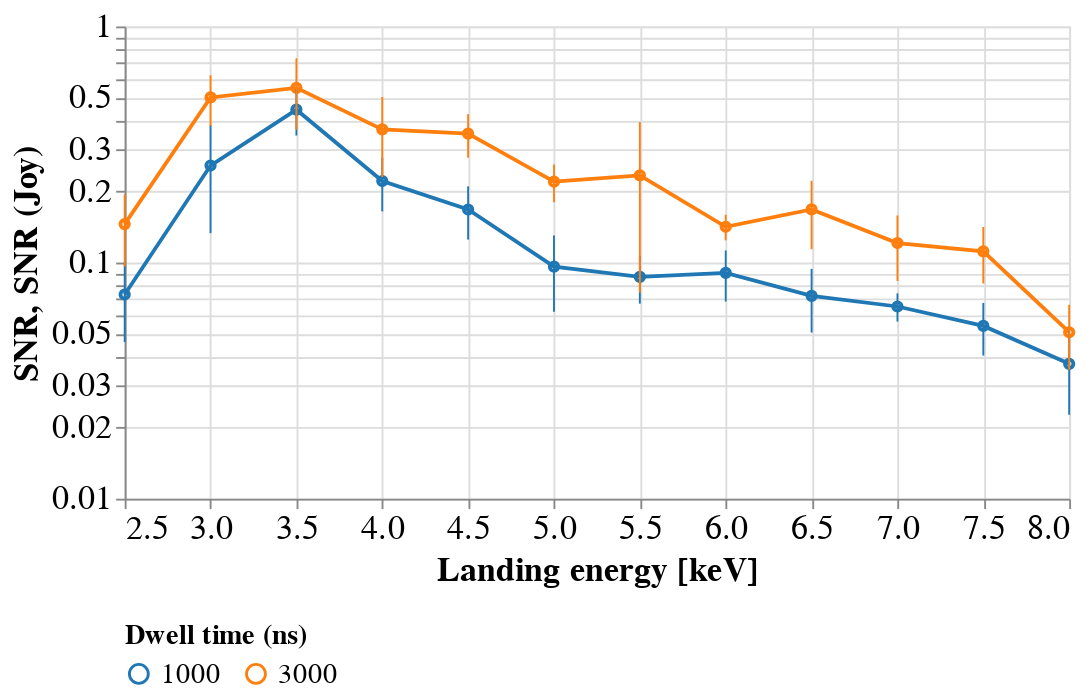

This figure's notebook cell:
### Markdown cell above
## SNR (Joy 2002)

### Code cell
# Data source for plot
df_filtered = df_snr.loc[df_snr['Dwell time (ns)'] > 500]
source = df_filtered.loc[df_filtered['SNR (Joy)'] > 0.001].copy()
# source = df_snr.copy()
scheme = 'category10'

chart = alt.Chart().encode(
    x=alt.X('kV:Q',
            axis=alt.Axis(tickMinStep=0.5,
                          title='Landing energy [keV]')),
    y=alt.Y('SNR (Joy)',
            title='SNR',
            aggregate='mean',
            scale=alt.Scale(domain=[0.01, 1], 
                            type='log')),
    color=alt.Color('Dwell time (ns):N',
                    scale=alt.Scale(scheme=scheme))
).properties(width=500,
             height=250)

chart = (chart.mark_line() +\
         chart.mark_point(size=20))

error_bars = alt.Chart().mark_errorbar(extent='stdev').encode(
    x=alt.X('kV:Q'),
    y=alt.Y('SNR (Joy):Q'),
    color=alt.Color('Dwell time (ns):N',
                    scale=alt.Scale(scheme=scheme))
)

alt.layer(chart, error_bars, data=source).configure_axis(
    labelFontSize=18,
    titleFontSize=18,
    
).configure_legend(
    titleFontSize=15,
    labelFontSize=15,
    orient='bottom'
)

### Figure 1 — Vega-Lite specification as saved in the notebook (floating-point values rounded to 4 significant figures)
{"config": {"view": {"continuousWidth": 400, "continuousHeight": 300}, "axis": {"labelFontSize": 18, "titleFontSize": 18}, "legend": {"labelFontSize": 15, "orient": "bottom", "titleFontSize": 15}}, "layer": [{"layer": [{"mark": "line", "encoding": {"color": {"type": "nominal", "field": "Dwell time (ns)", "scale": {"scheme": "category10"}}, "x": {"type": "quantitative", "axis": {"tickMinStep": 0.5, "title": "Landing energy [keV]"}, "field": "kV"}, "y": {"type": "quantitative", "aggregate": "mean", "field": "SNR (Joy)", "scale": {"domain": [0.01, 1], "type": "log"}, "title": "SNR"}}, "height": 250, "width": 500}, {"mark": {"type": "point", "size": 20}, "encoding": {"color": {"type": "nominal", "field": "Dwell time (ns)", "scale": {"scheme": "category10"}}, "x": {"type": "quantitative", "axis": {"tickMinStep": 0.5, "title": "Landing energy [keV]"}, "field": "kV"}, "y": {"type": "quantitative", "aggregate": "mean", "field": "SNR (Joy)", "scale": {"domain": [0.01, 1], "type": "log"}, "title": "SNR"}}, "height": 250, "width": 500}]}, {"mark": {"type": "errorbar", "extent": "stdev"}, "encoding": {"color": {"type": "nominal", "field": "Dwell time (ns)", "scale": {"scheme": "category10"}}, "x": {"type": "quantitative", "field": "kV"}, "y": {"type": "quantitative", "field": "SNR (Joy)"}}}], "data": {"name": "data-9095f2a9a499b4f3f693e60ba8462df5"}, "$schema": "https://vega.github.io/schema/vega-lite/v4.8.1.json", "datasets": {"data-9095f2a9a499b4f3f693e60ba8462df5": [{"kV": "2.5", "Dwell time (ns)": 1000, "SSNR": 0.1748, "SNR (Joy)": 0.0554, "Title": "SNR as a function of landing energy and dwell time"}, {"kV": "2.5", "Dwell time (ns)": 1000, "SSNR": 0.2079, "SNR (Joy)": 0.08687, "Title": "SNR as a function of landing energy and dwell time"}, {"kV": "2.5", "Dwell time (ns)": 1000, "SSNR": 0.2609, "SNR (Joy)": 0.09908, "Title": "SNR as a function of landing energy and dwell time"}, {"kV": "2.5", "Dwell time (ns)": 1000, "SSNR": 0.2175, "SNR (Joy)": 0.0902, "Title": "SNR as a function of landing energy and dwell time"}, {"kV": "2.5", "Dwell time (ns)": 1000, "SSNR": 0.1545, "SNR (Joy)": 0.03463, "Title": "SNR as a function of landing energy and dwell time"}, {"kV": "2.5", "Dwell time (ns)": 3000, "SSNR": 0.16, "SNR (Joy)": 0.09386, "Title": "SNR as a function of landing energy and dwell time"}, {"kV": "2.5", "Dwell time (ns)": 3000, "SSNR": 0.2809, "SNR (Joy)": 0.2146, "Title": "SNR as a function of landing energy and dwell time"}, {"kV": "2.5", "Dwell time (ns)": 3000, "SSNR": 0.225, "SNR (Joy)": 0.1713, "Title": "SNR as a function of landing energy and dwell time"}, {"kV": "2.5", "Dwell time (ns)": 3000, "SSNR": 0.1848, "SNR (Joy)": 0.1417, "Title": "SNR as a function of landing energy and dwell time"}, {"kV": "2.5", "Dwell time (ns)": 3000, "SSNR": 0.1777, "SNR (Joy)": 0.1059, "Title": "SNR as a function of landing energy and dwell time"}, {"kV": "3", "Dwell time (ns)": 1000, "SSNR": 0.6615, "SNR (Joy)": 0.4647, "Title": "SNR as a function of landing energy and dwell time"}, {"kV": "3", "Dwell time (ns)": 1000, "SSNR": 0.4098, "SNR (Joy)": 0.2531, "Title": "SNR as a function of landing energy and dwell time"}, {"kV": "3", "Dwell time (ns)": 1000, "SSNR": 0.4728, "SNR (Joy)": 0.249, "Title": "SNR as a function of landing energy and dwell time"}, {"kV": "3", "Dwell time (ns)": 1000, "SSNR": 0.3632, "SNR (Joy)": 0.166, "Title": "SNR as a function of landing energy and dwell time"}, {"kV": "3", "Dwell time (ns)": 1000, "SSNR": 0.2825, "SNR (Joy)": 0.155, "Title": "SNR as a function of landing energy and dwell time"}, {"kV": "3", "Dwell time (ns)": 3000, "SSNR": 0.5147, "SNR (Joy)": 0.4599, "Title": "SNR as a function of landing energy and dwell time"}, {"kV": "3", "Dwell time (ns)": 3000, "SSNR": 0.7244, "SNR (Joy)": 0.6265, "Title": "SNR as a function of landing energy and dwell time"}, {"kV": "3", "Dwell time (ns)": 3000, "SSNR": 0.7117, "SNR (Joy)": 0.5623, "Title": "SNR as a function of landing energy and dwell time"}, {"kV": "3", "Dwell time (ns)": 3000, "SSNR": 0.3712, "SNR (Joy)": 0.3117, "Title": "SNR as a function of landing energy and dwell time"}, {"kV": "3", "Dwell time (ns)": 3000, "SSNR": 0.6006, "SNR (Joy)": 0.5419, "Title": "SNR as a function of landing energy and dwell time"}, {"kV": "3.5", "Dwell time (ns)": 1000, "SSNR": 0.7033, "SNR (Joy)": 0.3056, "Title": "SNR as a function of landing energy and dwell time"}, {"kV": "3.5", "Dwell time (ns)": 1000, "SSNR": 0.6593, "SNR (Joy)": 0.4304, "Title": "SNR as a function of landing energy and dwell time"}, {"kV": "3.5", "Dwell time (ns)": 1000, "SSNR": 0.5921, "SNR (Joy)": 0.4069, "Title": "SNR as a function of landing energy and dwell time"}, {"kV": "3.5", "Dwell time (ns)": 1000, "SSNR": 0.7191, "SNR (Joy)": 0.5248, "Title": "SNR as a function of landing energy and dwell time"}, {"kV": "3.5", "Dwell time (ns)": 1000, "SSNR": 0.7417, "SNR (Joy)": 0.5528, "Title": "SNR as a function of landing energy and dwell time"}, {"kV": "3.5", "Dwell time (ns)": 3000, "SSNR": 0.6408, "SNR (Joy)": 0.5866, "Title": "SNR as a function of landing energy and dwell time"}, {"kV": "3.5", "Dwell time (ns)": 3000, "SSNR": 0.8767, "SNR (Joy)": 0.8042, "Title": "SNR as a function of landing energy and dwell time"}, {"kV": "3.5", "Dwell time (ns)": 3000, "SSNR": 0.4982, "SNR (Joy)": 0.3488, "Title": "SNR as a function of landing energy and dwell time"}, {"kV": "3.5", "Dwell time (ns)": 3000, "SSNR": 0.691, "SNR (Joy)": 0.6129, "Title": "SNR as a function of landing energy and dwell time"}, {"kV": "3.5", "Dwell time (ns)": 3000, "SSNR": 0.487, "SNR (Joy)": 0.394, "Title": "SNR as a function of landing energy and dwell time"}, {"kV": "4", "Dwell time (ns)": 1000, "SSNR": 0.2971, "SNR (Joy)": 0.163, "Title": "SNR as a function of landing energy and dwell time"}, {"kV": "4", "Dwell time (ns)": 1000, "SSNR": 0.4195, "SNR (Joy)": 0.241, "Title": "SNR as a function of landing energy and dwell time"}, {"kV": "4", "Dwell time (ns)": 1000, "SSNR": 0.5248, "SNR (Joy)": 0.3093, "Title": "SNR as a function of landing energy and dwell time"}, {"kV": "4", "Dwell time (ns)": 1000, "SSNR": 0.3462, "SNR (Joy)": 0.2062, "Title": "SNR as a function of landing energy and dwell time"}, {"kV": "4", "Dwell time (ns)": 1000, "SSNR": 0.3499, "SNR (Joy)": 0.1879, "Title": "SNR as a function of landing energy and dwell time"}, {"kV": "4", "Dwell time (ns)": 3000, "SSNR": 0.7133, "SNR (Joy)": 0.5915, "Title": "SNR as a function of landing energy and dwell time"}, {"kV": "4", "Dwell time (ns)": 3000, "SSNR": 0.4022, "SNR (Joy)": 0.3013, "Title": "SNR as a function of landing energy and dwell time"}, {"kV": "4", "Dwell time (ns)": 3000, "SSNR": 0.3901, "SNR (Joy)": 0.3172, "Title": "SNR as a function of landing energy and dwell time"}, {"kV": "4", "Dwell time (ns)": 3000, "SSNR": 0.5229, "SNR (Joy)": 0.3858, "Title": "SNR as a function of landing energy and dwell time"}, {"kV": "4", "Dwell time (ns)": 3000, "SSNR": 0.296, "SNR (Joy)": 0.237, "Title": "SNR as a function of landing energy and dwell time"}, {"kV": "4.5", "Dwell time (ns)": 1000, "SSNR": 0.2719, "SNR (Joy)": 0.1207, "Title": "SNR as a function of landing energy and dwell time"}, {"kV": "4.5", "Dwell time (ns)": 1000, "SSNR": 0.305, "SNR (Joy)": 0.122, "Title": "SNR as a function of landing energy and dwell time"}, {"kV": "4.5", "Dwell time (ns)": 1000, "SSNR": 0.4022, "SNR (Joy)": 0.2031, "Title": "SNR as a function of landing energy and dwell time"}, {"kV": "4.5", "Dwell time (ns)": 1000, "SSNR": 0.3977, "SNR (Joy)": 0.1923, "Title": "SNR as a function of landing energy and dwell time"}, {"kV": "4.5", "Dwell time (ns)": 1000, "SSNR": 0.3458, "SNR (Joy)": 0.2006, "Title": "SNR as a function of landing energy and dwell time"}, {"kV": "4.5", "Dwell time (ns)": 3000, "SSNR": 0.433, "SNR (Joy)": 0.3664, "Title": "SNR as a function of landing energy and dwell time"}, {"kV": "4.5", "Dwell time (ns)": 3000, "SSNR": 0.4931, "SNR (Joy)": 0.425, "Title": "SNR as a function of landing energy and dwell time"}, {"kV": "4.5", "Dwell time (ns)": 3000, "SSNR": 0.3134, "SNR (Joy)": 0.2284, "Title": "SNR as a function of landing energy and dwell time"}, {"kV": "4.5", "Dwell time (ns)": 3000, "SSNR": 0.4916, "SNR (Joy)": 0.3795, "Title": "SNR as a function of landing energy and dwell time"}, {"kV": "4.5", "Dwell time (ns)": 3000, "SSNR": 0.4227, "SNR (Joy)": 0.3585, "Title": "SNR as a function of landing energy and dwell time"}, {"kV": "5", "Dwell time (ns)": 1000, "SSNR": 0.2333, "SNR (Joy)": 0.1079, "Title": "SNR as a function of landing energy and dwell time"}, {"kV": "5", "Dwell time (ns)": 1000, "SSNR": 0.2165, "SNR (Joy)": 0.07631, "Title": "SNR as a function of landing energy and dwell time"}, {"kV": "5", "Dwell time (ns)": 1000, "SSNR": 0.2237, "SNR (Joy)": 0.08374, "Title": "SNR as a function of landing energy and dwell time"}, {"kV": "5", "Dwell time (ns)": 1000, "SSNR": 0.3061, "SNR (Joy)": 0.1499, "Title": "SNR as a function of landing energy and dwell time"}, {"kV": "5", "Dwell time (ns)": 1000, "SSNR": 0.2039, "SNR (Joy)": 0.0627, "Title": "SNR as a function of landing energy and dwell time"}, {"kV": "5", "Dwell time (ns)": 3000, "SSNR": 0.2195, "SNR (Joy)": 0.1732, "Title": "SNR as a function of landing energy and dwell time"}, {"kV": "5", "Dwell time (ns)": 3000, "SSNR": 0.2966, "SNR (Joy)": 0.2546, "Title": "SNR as a function of landing energy and dwell time"}, {"kV": "5", "Dwell time (ns)": 3000, "SSNR": 0.2932, "SNR (Joy)": 0.2419, "Title": "SNR as a function of landing energy and dwell time"}, {"kV": "5", "Dwell time (ns)": 3000, "SSNR": 0.3378, "SNR (Joy)": 0.2507, "Title": "SNR as a function of landing energy and dwell time"}, {"kV": "5", "Dwell time (ns)": 3000, "SSNR": 0.2646, "SNR (Joy)": 0.1802, "Title": "SNR as a function of landing energy and dwell time"}, {"kV": "5.5", "Dwell time (ns)": 1000, "SSNR": 0.2118, "SNR (Joy)": 0.07291, "Title": "SNR as a function of landing energy and dwell time"}, {"kV": "5.5", "Dwell time (ns)": 1000, "SSNR": 0.2542, "SNR (Joy)": 0.08235, "Title": "SNR as a function of landing energy and dwell time"}, {"kV": "5.5", "Dwell time (ns)": 1000, "SSNR": 0.236, "SNR (Joy)": 0.07968, "Title": "SNR as a function of landing energy and dwell time"}, {"kV": "5.5", "Dwell time (ns)": 1000, "SSNR": 0.2861, "SNR (Joy)": 0.1221, "Title": "SNR as a function of landing energy and dwell time"}, {"kV": "5.5", "Dwell time (ns)": 1000, "SSNR": 0.2313, "SNR (Joy)": 0.07773, "Title": "SNR as a function of landing energy and dwell time"}, {"kV": "5.5", "Dwell time (ns)": 3000, "SSNR": 0.314, "SNR (Joy)": 0.2109, "Title": "SNR as a function of landing energy and dwell time"}, {"kV": "5.5", "Dwell time (ns)": 3000, "SSNR": 0.3307, "SNR (Joy)": 0.2063, "Title": "SNR as a function of landing energy and dwell time"}, {"kV": "5.5", "Dwell time (ns)": 3000, "SSNR": 0.1752, "SNR (Joy)": 0.106, "Title": "SNR as a function of landing energy and dwell time"}, {"kV": "5.5", "Dwell time (ns)": 3000, "SSNR": 0.5771, "SNR (Joy)": 0.5079, "Title": "SNR as a function of landing energy and dwell time"}, {"kV": "5.5", "Dwell time (ns)": 3000, "SSNR": 0.252, "SNR (Joy)": 0.1392, "Title": "SNR as a function of landing energy and dwell time"}, {"kV": "6", "Dwell time (ns)": 1000, "SSNR": 0.1899, "SNR (Joy)": 0.05964, "Title": "SNR as a function of landing energy and dwell time"}, {"kV": "6", "Dwell time (ns)": 1000, "SSNR": 0.2322, "SNR (Joy)": 0.0692, "Title": "SNR as a function of landing energy and dwell time"}, {"kV": "6", "Dwell time (ns)": 1000, "SSNR": 0.2857, "SNR (Joy)": 0.1114, "Title": "SNR as a function of landing energy and dwell time"}, {"kV": "6", "Dwell time (ns)": 1000, "SSNR": 0.2394, "SNR (Joy)": 0.1033, "Title": "SNR as a function of landing energy and dwell time"}, {"kV": "6", "Dwell time (ns)": 1000, "SSNR": 0.2936, "SNR (Joy)": 0.08806, "Title": "SNR as a function of landing energy and dwell time"}, {"kV": "6", "Dwell time (ns)": 1000, "SSNR": 0.2276, "SNR (Joy)": 0.1112, "Title": "SNR as a function of landing energy and dwell time"}, {"kV": "6", "Dwell time (ns)": 3000, "SSNR": 0.2486, "SNR (Joy)": 0.1262, "Title": "SNR as a function of landing energy and dwell time"}, {"kV": "6", "Dwell time (ns)": 3000, "SSNR": 0.4069, "SNR (Joy)": 0.1664, "Title": "SNR as a function of landing energy and dwell time"}, {"kV": "6", "Dwell time (ns)": 3000, "SSNR": 0.2364, "SNR (Joy)": 0.1522, "Title": "SNR as a function of landing energy and dwell time"}, {"kV": "6", "Dwell time (ns)": 3000, "SSNR": 0.1918, "SNR (Joy)": 0.1389, "Title": "SNR as a function of landing energy and dwell time"}, {"kV": "6", "Dwell time (ns)": 3000, "SSNR": 0.2233, "SNR (Joy)": 0.1252, "Title": "SNR as a function of landing energy and dwell time"}, {"kV": "6.5", "Dwell time (ns)": 1000, "SSNR": 0.1933, "SNR (Joy)": 0.03805, "Title": "SNR as a function of landing energy and dwell time"}, {"kV": "6.5", "Dwell time (ns)": 1000, "SSNR": 0.2916, "SNR (Joy)": 0.06472, "Title": "SNR as a function of landing energy and dwell time"}, {"kV": "6.5", "Dwell time (ns)": 1000, "SSNR": 0.2083, "SNR (Joy)": 0.08305, "Title": "SNR as a function of landing energy and dwell time"}, {"kV": "6.5", "Dwell time (ns)": 1000, "SSNR": 0.217, "SNR (Joy)": 0.08224, "Title": "SNR as a function of landing energy and dwell time"}, {"kV": "6.5", "Dwell time (ns)": 1000, "SSNR": 0.2425, "SNR (Joy)": 0.09342, "Title": "SNR as a function of landing energy and dwell time"}, {"kV": "6.5", "Dwell time (ns)": 3000, "SSNR": 0.3373, "SNR (Joy)": 0.1812, "Title": "SNR as a function of landing energy and dwell time"}, {"kV": "6.5", "Dwell time (ns)": 3000, "SSNR": 0.3555, "SNR (Joy)": 0.125, "Title": "SNR as a function of landing energy and dwell time"}, {"kV": "6.5", "Dwell time (ns)": 3000, "SSNR": 0.3556, "SNR (Joy)": 0.2503, "Title": "SNR as a function of landing energy and dwell time"}, {"kV": "6.5", "Dwell time (ns)": 3000, "SSNR": 0.2461, "SNR (Joy)": 0.1683, "Title": "SNR as a function of landing energy and dwell time"}, {"kV": "6.5", "Dwell time (ns)": 3000, "SSNR": 0.1925, "SNR (Joy)": 0.1146, "Title": "SNR as a function of landing energy and dwell time"}, {"kV": "7", "Dwell time (ns)": 1000, "SSNR": 0.2588, "SNR (Joy)": 0.06126, "Title": "SNR as a function of landing energy and dwell time"}, {"kV": "7", "Dwell time (ns)": 1000, "SSNR": 0.1879, "SNR (Joy)": 0.08108, "Title": "SNR as a function of landing energy and dwell time"}, {"kV": "7", "Dwell time (ns)": 1000, "SSNR": 0.2043, "SNR (Joy)": 0.06057, "Title": "SNR as a function of landing energy and dwell time"}, {"kV": "7", "Dwell time (ns)": 1000, "SSNR": 0.1898, "SNR (Joy)": 0.06146, "Title": "SNR as a function of landing energy and dwell time"}, {"kV": "7", "Dwell time (ns)": 1000, "SSNR": 0.3021, "SNR (Joy)": 0.06142, "Title": "SNR as a function of landing energy and dwell time"}, {"kV": "7", "Dwell time (ns)": 3000, "SSNR": 0.4061, "SNR (Joy)": 0.1274, "Title": "SNR as a function of landing energy and dwell time"}, {"kV": "7", "Dwell time (ns)": 3000, "SSNR": 0.1805, "SNR (Joy)": 0.1408, "Title": "SNR as a function of landing energy and dwell time"}, {"kV": "7", "Dwell time (ns)": 3000, "SSNR": 0.201, "SNR (Joy)": 0.109, "Title": "SNR as a function of landing energy and dwell time"}, {"kV": "7", "Dwell time (ns)": 3000, "SSNR": 0.2662, "SNR (Joy)": 0.1635, "Title": "SNR as a function of landing energy and dwell time"}, {"kV": "7", "Dwell time (ns)": 3000, "SSNR": 0.2512, "SNR (Joy)": 0.0643, "Title": "SNR as a function of landing energy and dwell time"}, {"kV": "7.5", "Dwell time (ns)": 1000, "SSNR": 0.3082, "SNR (Joy)": 0.05324, "Title": "SNR as a function of landing energy and dwell time"}, {"kV": "7.5", "Dwell time (ns)": 1000, "SSNR": 0.2091, "SNR (Joy)": 0.0349, "Title": "SNR as a function of landing energy and dwell time"}, {"kV": "7.5", "Dwell time (ns)": 1000, "SSNR": 0.2652, "SNR (Joy)": 0.0559, "Title": "SNR as a function of landing energy and dwell time"}, {"kV": "7.5", "Dwell time (ns)": 1000, "SSNR": 0.2129, "SNR (Joy)": 0.07307, "Title": "SNR as a function of landing energy and dwell time"}, {"kV": "7.5", "Dwell time (ns)": 1000, "SSNR": 0.2167, "SNR (Joy)": 0.05251, "Title": "SNR as a function of landing energy and dwell time"}, {"kV": "7.5", "Dwell time (ns)": 3000, "SSNR": 0.4273, "SNR (Joy)": 0.08896, "Title": "SNR as a function of landing energy and dwell time"}, {"kV": "7.5", "Dwell time (ns)": 3000, "SSNR": 0.2666, "SNR (Joy)": 0.1194, "Title": "SNR as a function of landing energy and dwell time"}, {"kV": "7.5", "Dwell time (ns)": 3000, "SSNR": 0.2388, "SNR (Joy)": 0.1606, "Title": "SNR as a function of landing energy and dwell time"}, {"kV": "7.5", "Dwell time (ns)": 3000, "SSNR": 0.2387, "SNR (Joy)": 0.09139, "Title": "SNR as a function of landing energy and dwell time"}, {"kV": "7.5", "Dwell time (ns)": 3000, "SSNR": 0.333, "SNR (Joy)": 0.09726, "Title": "SNR as a function of landing energy and dwell time"}, {"kV": "8", "Dwell time (ns)": 1000, "SSNR": 0.1863, "SNR (Joy)": 0.03284, "Title": "SNR as a function of landing energy and dwell time"}, {"kV": "8", "Dwell time (ns)": 1000, "SSNR": 0.3982, "SNR (Joy)": 0.01823, "Title": "SNR as a function of landing energy and dwell time"}, {"kV": "8", "Dwell time (ns)": 1000, "SSNR": 0.2208, "SNR (Joy)": 0.04286, "Title": "SNR as a function of landing energy and dwell time"}, {"kV": "8", "Dwell time (ns)": 1000, "SSNR": 0.2696, "SNR (Joy)": 0.05801, "Title": "SNR as a function of landing energy and dwell time"}, {"kV": "8", "Dwell time (ns)": 1000, "SSNR": 0.1728, "SNR (Joy)": 0.03437, "Title": "SNR as a function of landing energy and dwell time"}, {"kV": "8", "Dwell time (ns)": 3000, "SSNR": 0.1932, "SNR (Joy)": 0.05723, "Title": "SNR as a function of landing energy and dwell time"}, {"kV": "8", "Dwell time (ns)": 3000, "SSNR": 0.1386, "SNR (Joy)": 0.06643, "Title": "SNR as a function of landing energy and dwell time"}, {"kV": "8", "Dwell time (ns)": 3000, "SSNR": 0.2216, "SNR (Joy)": 0.02553, "Title": "SNR as a function of landing energy and dwell time"}, {"kV": "8", "Dwell time (ns)": 3000, "SSNR": 0.1417, "SNR (Joy)": 0.04823, "Title": "SNR as a function of landing energy and dwell time"}, {"kV": "8", "Dwell time (ns)": 3000, "SSNR": 0.1587, "SNR (Joy)": 0.05602, "Title": "SNR as a function of landing energy and dwell time"}]}}
